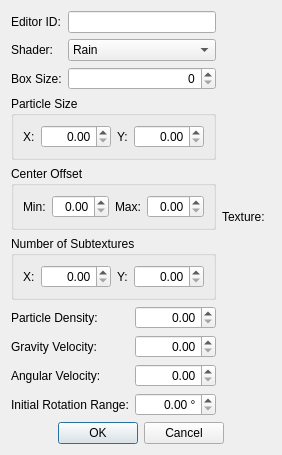
<?xml version="1.0" encoding="UTF-8"?>
<ui version="4.0">
 <class>FormDialogShaderParticleGeometryData</class>
 <widget class="QDialog" name="FormDialogShaderParticleGeometryData">
  <property name="windowTitle">
   <string>Shader Particle Geometry</string>
  </property>
  <layout class="QGridLayout" name="gridLayout_4">
   <item row="0" column="0">
    <layout class="QGridLayout" name="gridLayout">
     <item row="0" column="0">
      <widget class="QLabel" name="label">
       <property name="text">
        <string>Editor ID:</string>
       </property>
       <property name="buddy">
        <cstring>editorID</cstring>
       </property>
      </widget>
     </item>
     <item row="1" column="0">
      <widget class="QLabel" name="label_2">
       <property name="text">
        <string>Shader:</string>
       </property>
       <property name="buddy">
        <cstring>shaderType</cstring>
       </property>
      </widget>
     </item>
     <item row="0" column="1">
      <widget class="QLineEdit" name="editorID"/>
     </item>
     <item row="1" column="1">
      <widget class="QComboBox" name="shaderType">
       <property name="whatsThis">
        <string>Rain particles are stretched to simulate the fast movement of rain drops. Snow particles aren't stretched, acting as more traditional particles.</string>
       </property>
       <item>
        <property name="text">
         <string>Rain</string>
        </property>
       </item>
       <item>
        <property name="text">
         <string>Snow</string>
        </property>
       </item>
      </widget>
     </item>
     <item row="2" column="0">
      <widget class="QLabel" name="label_7">
       <property name="text">
        <string>Box Size:</string>
       </property>
       <property name="buddy">
        <cstring>boxSize</cstring>
       </property>
      </widget>
     </item>
     <item row="2" column="1">
      <widget class="QSpinBox" name="boxSize">
       <property name="whatsThis">
        <string>&lt;p&gt;A &quot;shader particle geometry&quot; is a 3D cube filled with particles, drawn directly in front of the camera. The particles only exist inside of this cube, and are tiled in all directions to create the illusion of a very large number of particles. The box size option controls the size of the cube.&lt;/p&gt;</string>
       </property>
       <property name="alignment">
        <set>Qt::AlignRight|Qt::AlignTrailing|Qt::AlignVCenter</set>
       </property>
      </widget>
     </item>
    </layout>
   </item>
   <item row="0" column="1" rowspan="5">
    <layout class="QVBoxLayout" name="verticalLayout" stretch="1,0,1">
     <item>
      <widget class="DKTextureAssetPane" name="texturePreview"/>
     </item>
     <item>
      <layout class="QGridLayout" name="gridLayout_3">
       <item row="0" column="0">
        <widget class="QLabel" name="label_14">
         <property name="text">
          <string>Texture:</string>
         </property>
         <property name="buddy">
          <cstring>texture</cstring>
         </property>
        </widget>
       </item>
       <item row="0" column="1">
        <widget class="DKGameFilePicker" name="texture"/>
       </item>
      </layout>
     </item>
     <item>
      <spacer name="verticalSpacer">
       <property name="orientation">
        <enum>Qt::Vertical</enum>
       </property>
       <property name="sizeHint" stdset="0">
        <size>
         <width>20</width>
         <height>40</height>
        </size>
       </property>
      </spacer>
     </item>
    </layout>
   </item>
   <item row="1" column="0">
    <widget class="QGroupBox" name="groupBox">
     <property name="whatsThis">
      <string>The physical size of a single particle in the game world.</string>
     </property>
     <property name="title">
      <string>Particle Size</string>
     </property>
     <layout class="QHBoxLayout" name="horizontalLayout" stretch="0,1,0,1">
      <item>
       <widget class="QLabel" name="label_8">
        <property name="text">
         <string>X:</string>
        </property>
        <property name="buddy">
         <cstring>particleSizeX</cstring>
        </property>
       </widget>
      </item>
      <item>
       <widget class="QDoubleSpinBox" name="particleSizeX">
        <property name="alignment">
         <set>Qt::AlignRight|Qt::AlignTrailing|Qt::AlignVCenter</set>
        </property>
       </widget>
      </item>
      <item>
       <widget class="QLabel" name="label_11">
        <property name="text">
         <string>Y:</string>
        </property>
        <property name="buddy">
         <cstring>particleSizeY</cstring>
        </property>
       </widget>
      </item>
      <item>
       <widget class="QDoubleSpinBox" name="particleSizeY">
        <property name="alignment">
         <set>Qt::AlignRight|Qt::AlignTrailing|Qt::AlignVCenter</set>
        </property>
       </widget>
      </item>
     </layout>
    </widget>
   </item>
   <item row="2" column="0">
    <widget class="QGroupBox" name="groupBox_2">
     <property name="whatsThis">
      <string>Each particle in the shader particle geometry will rotate around a pivot point. The center-offset option allows you to offset the pivot point. This can be combined with the rotation settings to make the particles appear to tumble through the air.</string>
     </property>
     <property name="title">
      <string>Center Offset</string>
     </property>
     <layout class="QHBoxLayout" name="horizontalLayout_2" stretch="0,1,0,1">
      <item>
       <widget class="QLabel" name="label_10">
        <property name="text">
         <string>Min:</string>
        </property>
        <property name="buddy">
         <cstring>centerOffsetMin</cstring>
        </property>
       </widget>
      </item>
      <item>
       <widget class="QDoubleSpinBox" name="centerOffsetMin">
        <property name="alignment">
         <set>Qt::AlignRight|Qt::AlignTrailing|Qt::AlignVCenter</set>
        </property>
       </widget>
      </item>
      <item>
       <widget class="QLabel" name="label_12">
        <property name="text">
         <string>Max:</string>
        </property>
        <property name="buddy">
         <cstring>centerOffsetMax</cstring>
        </property>
       </widget>
      </item>
      <item>
       <widget class="QDoubleSpinBox" name="centerOffsetMax">
        <property name="alignment">
         <set>Qt::AlignRight|Qt::AlignTrailing|Qt::AlignVCenter</set>
        </property>
       </widget>
      </item>
     </layout>
    </widget>
   </item>
   <item row="3" column="0">
    <widget class="QGroupBox" name="groupBox_3">
     <property name="whatsThis">
      <string>If the particle texture is an atlas (i.e. a grid of sprites), this defines how many sub-textures the texture is split into (i.e. the dimensions of the grid).</string>
     </property>
     <property name="title">
      <string>Number of Subtextures</string>
     </property>
     <layout class="QHBoxLayout" name="horizontalLayout_3" stretch="0,1,0,1">
      <item>
       <widget class="QLabel" name="label_9">
        <property name="text">
         <string>X:</string>
        </property>
        <property name="buddy">
         <cstring>subtextureCountX</cstring>
        </property>
       </widget>
      </item>
      <item>
       <widget class="QDoubleSpinBox" name="subtextureCountX">
        <property name="alignment">
         <set>Qt::AlignRight|Qt::AlignTrailing|Qt::AlignVCenter</set>
        </property>
       </widget>
      </item>
      <item>
       <widget class="QLabel" name="label_13">
        <property name="text">
         <string>Y:</string>
        </property>
        <property name="buddy">
         <cstring>subtextureCountY</cstring>
        </property>
       </widget>
      </item>
      <item>
       <widget class="QDoubleSpinBox" name="subtextureCountY">
        <property name="alignment">
         <set>Qt::AlignRight|Qt::AlignTrailing|Qt::AlignVCenter</set>
        </property>
       </widget>
      </item>
     </layout>
    </widget>
   </item>
   <item row="4" column="0">
    <layout class="QGridLayout" name="gridLayout_2">
     <item row="2" column="0">
      <widget class="QLabel" name="label_5">
       <property name="text">
        <string>Angular Velocity:</string>
       </property>
       <property name="buddy">
        <cstring>velocityAngular</cstring>
       </property>
      </widget>
     </item>
     <item row="1" column="0">
      <widget class="QLabel" name="label_4">
       <property name="text">
        <string>Gravity Velocity:</string>
       </property>
       <property name="buddy">
        <cstring>velocityGravity</cstring>
       </property>
      </widget>
     </item>
     <item row="0" column="0">
      <widget class="QLabel" name="label_3">
       <property name="text">
        <string>Particle Density:</string>
       </property>
       <property name="buddy">
        <cstring>particleDensity</cstring>
       </property>
      </widget>
     </item>
     <item row="3" column="0">
      <widget class="QLabel" name="label_6">
       <property name="text">
        <string>Initial Rotation Range:</string>
       </property>
       <property name="buddy">
        <cstring>initialRotationRange</cstring>
       </property>
      </widget>
     </item>
     <item row="0" column="1">
      <widget class="QDoubleSpinBox" name="particleDensity">
       <property name="whatsThis">
        <string>&lt;p&gt;The baseline number of particles in the system is computed as the box size divided by the particle size. The particle density option acts as a multiplier on that baseline value.&lt;/p&gt;
&lt;p&gt;The maximum recommended value is 10. Values less than 1 won't reduce the number of particles, but rather fade out the entire effect.&lt;/p&gt;</string>
       </property>
       <property name="alignment">
        <set>Qt::AlignRight|Qt::AlignTrailing|Qt::AlignVCenter</set>
       </property>
      </widget>
     </item>
     <item row="1" column="1">
      <widget class="QDoubleSpinBox" name="velocityGravity">
       <property name="whatsThis">
        <string>The downward velocity of particles, in world units per second. Negative values are allowed and will cause particles to float upward. Particles are moved by both their gravity setting and the current weather's wind speed.</string>
       </property>
       <property name="alignment">
        <set>Qt::AlignRight|Qt::AlignTrailing|Qt::AlignVCenter</set>
       </property>
      </widget>
     </item>
     <item row="2" column="1">
      <widget class="QDoubleSpinBox" name="velocityAngular">
       <property name="whatsThis">
        <string>The rotation speed of a particle around its pivot point, in degrees per second.</string>
       </property>
       <property name="alignment">
        <set>Qt::AlignRight|Qt::AlignTrailing|Qt::AlignVCenter</set>
       </property>
      </widget>
     </item>
     <item row="3" column="1">
      <widget class="QDoubleSpinBox" name="initialRotationRange">
       <property name="whatsThis">
        <string>Particles will spawn with an initial rotation between zero and this value. This can be used with the center-offset values to add variety to the particles' appearances.</string>
       </property>
       <property name="alignment">
        <set>Qt::AlignRight|Qt::AlignTrailing|Qt::AlignVCenter</set>
       </property>
       <property name="suffix">
        <string> °</string>
       </property>
       <property name="maximum">
        <double>360.000000000000000</double>
       </property>
      </widget>
     </item>
    </layout>
   </item>
   <item row="5" column="0" colspan="2">
    <layout class="QHBoxLayout" name="horizontalLayout_4">
     <item>
      <spacer name="horizontalSpacer">
       <property name="orientation">
        <enum>Qt::Horizontal</enum>
       </property>
       <property name="sizeHint" stdset="0">
        <size>
         <width>40</width>
         <height>20</height>
        </size>
       </property>
      </spacer>
     </item>
     <item>
      <widget class="QPushButton" name="buttonOK">
       <property name="text">
        <string>OK</string>
       </property>
      </widget>
     </item>
     <item>
      <widget class="QPushButton" name="buttonCancel">
       <property name="text">
        <string>Cancel</string>
       </property>
      </widget>
     </item>
     <item>
      <spacer name="horizontalSpacer_2">
       <property name="orientation">
        <enum>Qt::Horizontal</enum>
       </property>
       <property name="sizeHint" stdset="0">
        <size>
         <width>40</width>
         <height>20</height>
        </size>
       </property>
      </spacer>
     </item>
    </layout>
   </item>
  </layout>
 </widget>
 <customwidgets>
  <customwidget>
   <class>DKGameFilePicker</class>
   <extends>QWidget</extends>
   <header>widgets/DKGameFilePicker.h</header>
  </customwidget>
  <customwidget>
   <class>DKTextureAssetPane</class>
   <extends>QWidget</extends>
   <header>widgets/DKTextureAssetPane.h</header>
  </customwidget>
 </customwidgets>
 <tabstops>
  <tabstop>editorID</tabstop>
  <tabstop>shaderType</tabstop>
  <tabstop>boxSize</tabstop>
  <tabstop>particleSizeX</tabstop>
  <tabstop>particleSizeY</tabstop>
  <tabstop>centerOffsetMin</tabstop>
  <tabstop>centerOffsetMax</tabstop>
  <tabstop>subtextureCountX</tabstop>
  <tabstop>subtextureCountY</tabstop>
  <tabstop>particleDensity</tabstop>
  <tabstop>velocityGravity</tabstop>
  <tabstop>velocityAngular</tabstop>
  <tabstop>initialRotationRange</tabstop>
  <tabstop>texture</tabstop>
  <tabstop>buttonOK</tabstop>
  <tabstop>buttonCancel</tabstop>
 </tabstops>
 <resources/>
 <connections/>
</ui>
